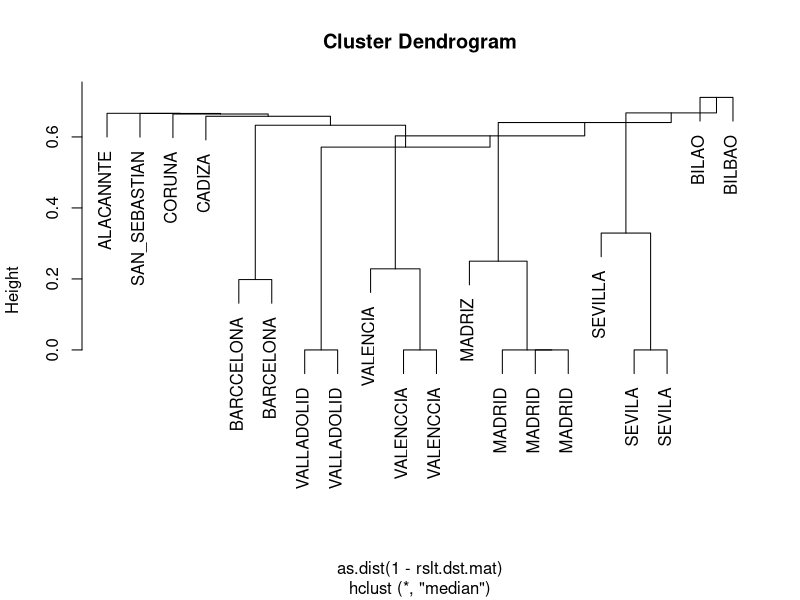

Generate this figure with R:

Poblacion_dist = matrix( 
c("MADRIZ", 0.3, 
"BARCCELONA", 0.25, 
"BILAO", 0.135, 
"SEVILA", 0.1, 
"VALENCCIA", 0.1, 
"CORUNA", 0.025, 
"ALACANNTE",0.025, 
"VALLADOLI", 0.025, 
"SANTIAGNO", 0.01, 
"SAN SEBASIAN", 0.01, 
"CADIZA", 0.01, 
"ZARAGOZ", 0.01), 
ncol = 2, byrow=T) 

# True locations 
Poblacion = matrix( 
c("MADRID", 0.3, 
"BARCELONA", 0.25, 
"BILBAO", 0.135, 
"SEVILLA", 0.1, 
"VALENCIA", 0.1, 
"CORUÑA", 0.025, 
"ALICANTE",0.025, 
"VALLADOLID", 0.025, 
"SANTIAGO", 0.01, 
"SAN_SEBASTIAN", 0.01, 
"CADIZ", 0.01, 
"ZARAGOZA", 0.01), 
ncol = 2, byrow=T) 

muestrear = function(que, cuantas_veces){ 
	sample(que[,1], prob = as.numeric(que[,2]), cuantas_veces) 
} 

Provincias = ((replicate(10,c(muestrear(Poblacion,1), c(muestrear(Poblacion_dist,1)))))) 


# now we have a list with 20 locations 
Provincias = Provincias[1:length(Provincias)] 

# next we need to process each location as a set of trigrams 
word2trigram = function(word){ 
	trigramatrix =  matrix(c(seq(1, nchar(word)-2), seq(1, nchar(word)-2)+2), ncol = 2, byrow = F) 
	trigram = c() 
	for (i in 1:nrow(trigramatrix)) { 
		trigram = append(trigram,substr(word,trigramatrix[i,1],trigramatrix[i,2])) 
	} 
	return(trigram) 
} 
Prov2trigram = lapply(Provincias, word2trigram) 

# every trigram in the sample 
Trigrams = levels(factor((unlist(Prov2trigram)))) 

# we get how many times appears a trigram in a location 
ocrrnc.mtrx = matrix(rep(0,length(Trigrams)* length(Prov2trigram)), ncol = length(Prov2trigram)) 
for (i in 1:ncol(ocrrnc.mtrx)) { 
	ocrrnc.mtrx[,i] = as.integer(table(append(Prov2trigram[[i]], Trigrams))-1) 
} 

# calculate cosine (often used in NLP) 
matrizCos = function(X){ 
    X  = t(X ) 
    nterm = nrow(X ) 
    modulo = c() 
    cosen = matrix(rep(0,(nterm*nterm)),ncol = nterm) 
    for (i in 1:nterm){ 
        Vec = X [i,] 
        modulo[i] = sqrt(Vec%*%Vec) 
        cosen[,i] = (X  %*% Vec) 
    } 
    cosen = (cosen/modulo)/matrix(rep(modulo,nterm),ncol = nterm,byrow=T) 
    cosen[is.nan(cosen)] <- 0 
    return (cosen) 
} 
rslt.dst.mat = matrizCos(ocrrnc.mtrx) 

# and get the clusters 
attr(rslt.dst.mat , "dimnames")<-list(Provincias , Provincias ) 
plot(hclust(as.dist(1-rslt.dst.mat),method = 'med')) 



hc <- hclust(as.dist(1-rslt.dst.mat)  ,method = 'med')

hc$height <- sort(jitter(hc$height))

#cutree(hc, k=1:5) #k = 1 is trivial
cutree(as.hclust(hc), h=.4)


